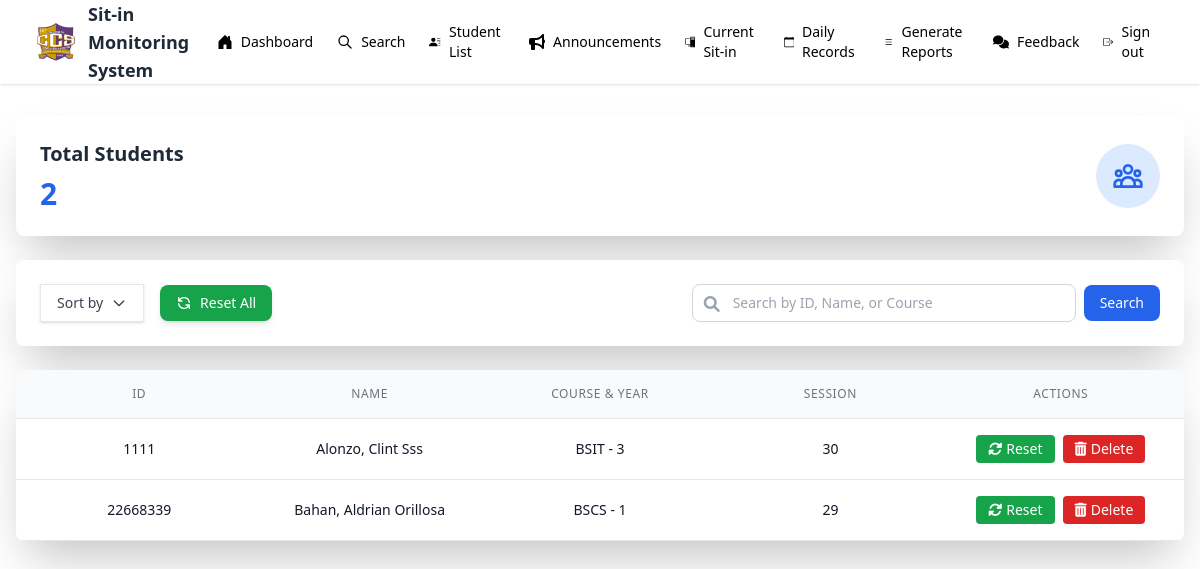
The app's page /admin/student_list.php, older data.
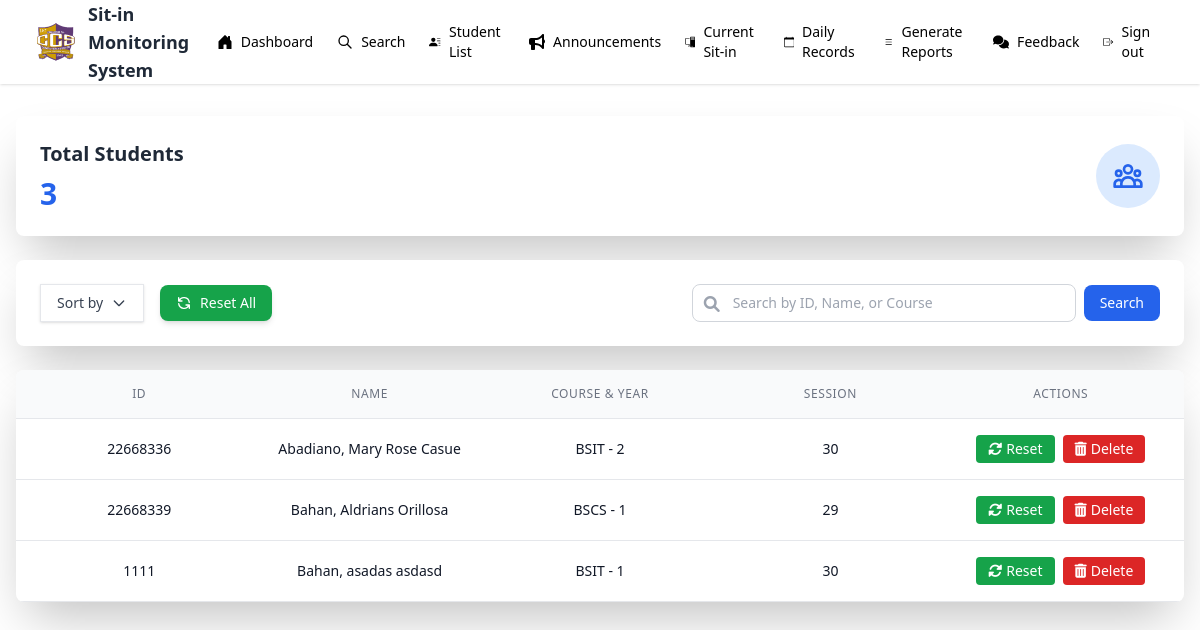
The same page, newer data.
### tables this page shows
CREATE TABLE `students` (
  `id` int(20) NOT NULL,
  `idno` int(20) NOT NULL,
  `lastname` varchar(50) NOT NULL,
  `firstname` varchar(50) NOT NULL,
  `midname` varchar(50) NOT NULL,
  `course` enum('BSIT','BSCS') NOT NULL,
  `year` int(9) NOT NULL,
  `username` varchar(50) NOT NULL,
  `password` varchar(50) NOT NULL,
  `profile` varchar(225) NOT NULL,
  `session` int(30) NOT NULL DEFAULT 30
);

### admin/student_list.php (the view, shortened to what the changed rows need)
<?php
include "../admin/admin_nav.php";
$result = mysqli_query($mysql, "SELECT * FROM students ORDER BY lastname ASC");
?>
<!DOCTYPE html>
<html lang="en">
<head>
    <script src="https://cdn.tailwindcss.com"></script>
    <link rel="stylesheet" href="https://cdnjs.cloudflare.com/ajax/libs/font-awesome/6.0.0-beta3/css/all.min.css">
</head>
<body class="bg-gray-100">
    <div class="flex justify-center px-4 py-8">
        <div class="w-full max-w-7xl">
            <div class="bg-white shadow-2xl rounded-lg p-6 mb-6">
                <div class="flex items-center justify-between">
                    <div>
                        <h2 class="text-xl font-semibold text-gray-800">Total Students</h2>
                        <p class="text-3xl font-bold text-blue-600 mt-2"><?php echo mysqli_num_rows($result); ?></p>
                    </div>
                </div>
            </div>
            <div class="bg-white shadow-2xl rounded-lg overflow-hidden">
                <div class="overflow-x-auto">
                    <?php while ($row = mysqli_fetch_assoc($result)): ?>
                        <div class="grid grid-cols-5 gap-4 p-4 border-b hover:bg-gray-50 transition">
                            <div class="text-sm text-center text-gray-900 flex items-center justify-center"><?php echo htmlspecialchars($row['idno']); ?></div>
                            <div class="text-sm text-center text-gray-900 flex items-center justify-center"><?php echo htmlspecialchars($row['lastname'] . ', ' . $row['firstname'] . ' ' . $row['midname']); ?></div>
                            <div class="text-sm text-center text-gray-900 flex items-center justify-center"><?php echo htmlspecialchars($row['course'] . ' - ' . $row['year']); ?></div>
                            <div class="text-sm text-center text-gray-900 flex items-center justify-center"><?php echo htmlspecialchars($row['session']); ?></div>
                            <div class="flex justify-center space-x-2">
                                <form action="" method="post" class="inline">
                                    <button type="submit" name="session_reset"
                                        class="px-3 py-1 bg-green-600 text-white rounded hover:bg-green-700 transition text-sm">
                                        <i class="fas fa-sync-alt mr-1"></i>Reset
                                    </button>
                                </form>
                                <form action="" method="post" class="inline" onsubmit="return confirm('Are you sure you want to delete this student?');">
                                    <button type="submit" name="delete"
                                        class="px-3 py-1 bg-red-600 text-white rounded hover:bg-red-700 transition text-sm">
                                        <i class="fas fa-trash-alt mr-1"></i>Delete
                                    </button>
                                </form>
                            </div>
                        </div>
                    <?php endwhile; ?>
                </div>
            </div>
        </div>
    </div>
</body>
</html>

Row changes from the older to the newer data that the page shows:
removed students: idno "1111", lastname+firstname+midname "Alonzo, Clint Sss", course+year "BSIT - 3", session "30"
added students: idno "22668336", lastname+firstname+midname "Abadiano, Mary Rose Casue", course+year "BSIT - 2", session "30"
changed students "BSCS - 1": lastname+firstname+midname "Bahan, Aldrian Orillosa" → "Bahan, Aldrians Orillosa"
added students: idno "1111", lastname+firstname+midname "Bahan, asadas asdasd", course+year "BSIT - 1", session "30"
Text that changed along with them:
mysqli_num_rows($result): "2" → "3"
